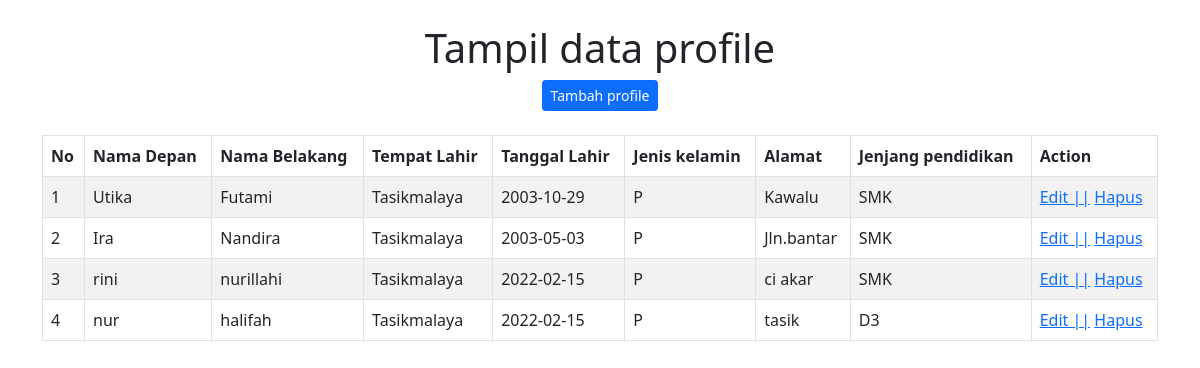
Page /index.php/profile/tampil_data on the committed database.
### tables this page shows
CREATE TABLE `tbl_profile` (
  `id` int(11) NOT NULL,
  `nama_depan` varchar(100) NOT NULL,
  `nama_belakang` varchar(100) NOT NULL,
  `tempat_lahir` varchar(100) NOT NULL,
  `tanggal_lahir` date NOT NULL,
  `jenis_kelamin` varchar(5) NOT NULL,
  `alamat` text NOT NULL,
  `jenjang_pendidikan` varchar(50) NOT NULL
);

### application/controllers/Profile.php (called while the page is built, shortened)
<?php
    class Profile extends CI_controller{
        public function tampil_data(){
            $this->load->model('M_profile');
            $data['profile'] = $this->M_profile->tampil_data()->result();
            $this->load->view('v_tampil_data_profile',$data);
        }
    }
?>

### index.php (called while the page is built, shortened)
<?php
require_once BASEPATH.'core/CodeIgniter.php';

### application/models/M_profile.php (called while the page is built, shortened)
<?php
    class M_profile extends CI_Model{
        function tampil_data()
        {
            return $this->db->get('tbl_profile');
        }
    }
?>

### application/views/v_tampil_data_profile.php (the view, shortened to what this page needs)
<!DOCTYPE html>
<html lang="en">
<head>
    <link href="https://cdn.jsdelivr.net/npm/bootstrap@5.0.2/dist/css/bootstrap.min.css" rel="stylesheet"
>
</head>
<body>
    <br>
    <center>
        <h1>Tampil data profile</h1>
        <a href="<?=base_url('Profile/tambah_profile') ?>"><button type="button" class="btn btn-sm btn-primary">Tambah profile</button> </a>
        <br><br>
    <div class="container">
    <table class="table table-bordered table-striped">
        <thead>
            <tr>
                <th>No</th>
                <th>Nama Depan</th>
                <th>Nama Belakang</th>
                <th>Tempat Lahir</th>
                <th>Tanggal Lahir</th>
                <th>Jenis kelamin</th>
                <th>Alamat</th>
                <th>Jenjang pendidikan</th>
                <th>Action</th>
            </tr>
        </thead>
        <tbody>
            <?php $no=1; foreach($profile as $p) {?>
                <tr>
                    <td><?=$no?></td>
                    <td><?=$p->nama_depan?></td>
                    <td><?=$p->nama_belakang?></td>
                    <td><?=$p->tempat_lahir?></td>
                    <td><?=$p->tanggal_lahir?></td>
                    <td><?=$p->jenis_kelamin?></td>
                    <td><?=$p->alamat?></td>
                    <td><?=$p->jenjang_pendidikan?></td>
                    <td>
                        <a href="<?=base_url('Profile/update_data/'.$p->id) ?> ">Edit ||</a>
                        <a href="<?=base_url('Profile/hapus_data/'.$p->id) ?>">Hapus</a>
                    </td>
                </tr>
            <?php $no++; }?>
        </tbody>
    </table>
    </div>
    </center>
</body>
</html>

### rows in the picture
tbl_profile: nama_depan "Utika", nama_belakang "Futami", tempat_lahir "Tasikmalaya", tanggal_lahir "2003-10-29", jenis_kelamin "P", alamat "Kawalu", jenjang_pendidikan "SMK"
tbl_profile: nama_depan "Ira", nama_belakang "Nandira", tempat_lahir "Tasikmalaya", tanggal_lahir "2003-05-03", jenis_kelamin "P", alamat "Jln.bantar", jenjang_pendidikan "SMK"
tbl_profile: nama_depan "rini", nama_belakang "nurillahi", tempat_lahir "Tasikmalaya", tanggal_lahir "2022-02-15", jenis_kelamin "P", alamat "ci akar", jenjang_pendidikan "SMK"
tbl_profile: nama_depan "nur", nama_belakang "halifah", tempat_lahir "Tasikmalaya", tanggal_lahir "2022-02-15", jenis_kelamin "P", alamat "tasik", jenjang_pendidikan "D3"
